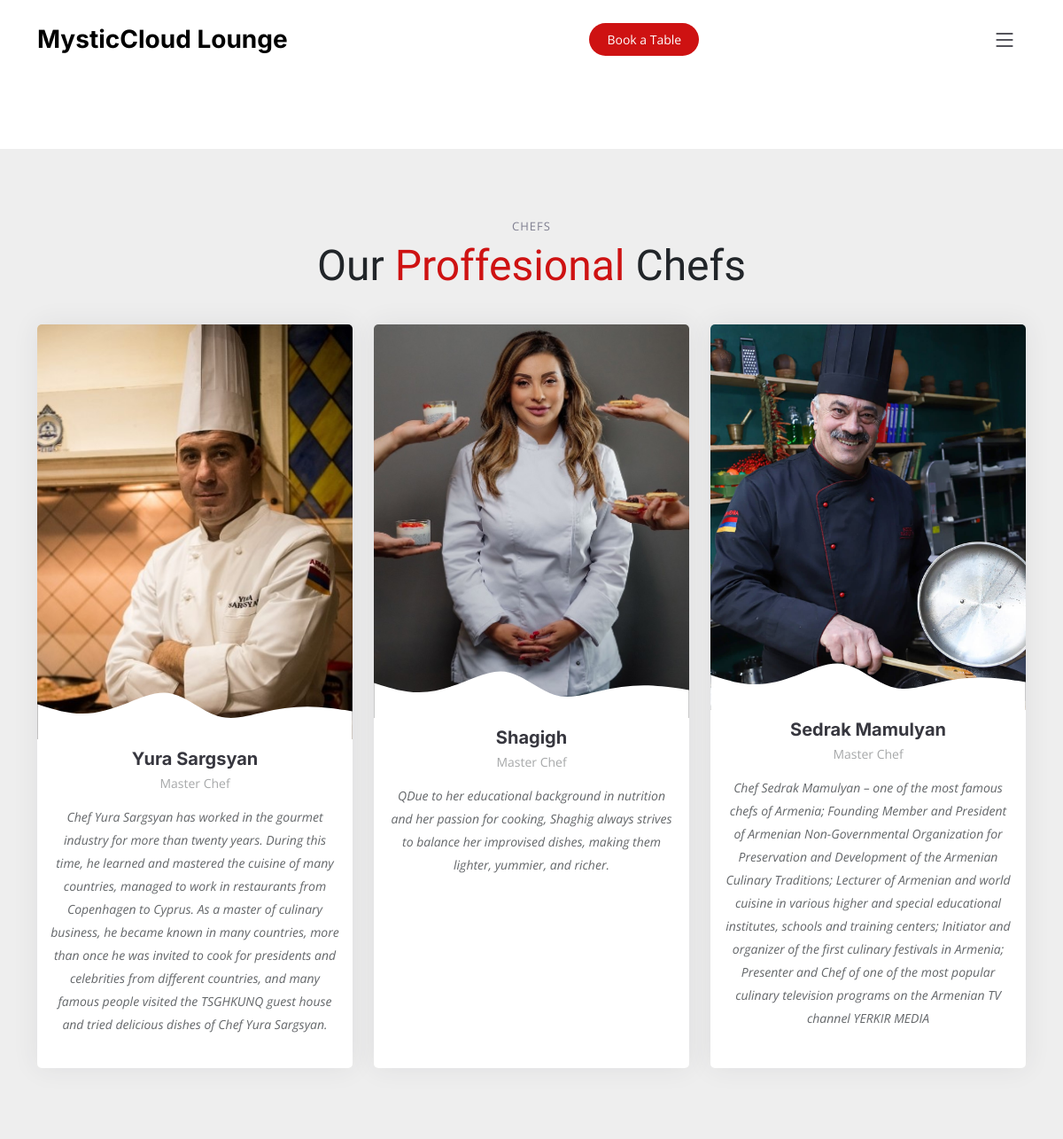
The page /our-chefs/ on the database its author committed.
### home/models.py (models this page shows)
class Chef(models.Model):
    name = models.CharField(max_length=50)
    bio = models.TextField()
    image = models.ImageField(upload_to=upload_chef)

### home/views.py (the view)
# urls.py: path('our-chefs/', ChefUsView.as_view(), name='our_chefs'),
class ChefUsView(View):
    template_name = "home/chefs.html"
    def get(self, request, *args, **kwargs):
        our_chefs = Chef.objects.all()
        context = {
            'our_chefs': our_chefs,
        }
        return render(request, self.template_name, context)

### templates/home/chefs.html (shortened to what this page needs)
{% extends 'base.html' %}
{% block content %}
<br>
<br>
<br>
<section id="chefs" class="chefs section-bg">
    <div class="container" data-aos="fade-up">
        <div class="section-header">
            <h2>Chefs</h2>
            <p>Our <span>Proffesional</span> Chefs</p>
        </div>
        <div class="row gy-4">
            {% for chef in our_chefs %}
            <div class="col-lg-4 col-md-6 d-flex align-items-stretch" data-aos="fade-up" data-aos-delay="100">
                <div class="chef-member">
                    <div class="member-img">
                        <img src="{{ chef.image.url }}" class="img-fluid" alt="">
                    </div>
                    <div class="member-info">
                        <h4>{{chef.name}}</h4>
                        <span>Master Chef</span>
                        <p>{{chef.bio}}</p>
                    </div>
                </div>
            </div>
            {% endfor %}
        </div>
    </div>
</section>
{% endblock %}

### static/css/main.css (style rules this page uses)
:root { --font-default: "Open Sans", system-ui, -apple-system, "Segoe UI", Roboto, "Helvetica Neue", Arial, "Noto Sans", "Liberation Sans", sans-serif, "Apple Color Emoji", "Segoe UI Emoji", "Segoe UI Symbol", "Noto Color Emoji"; --font-primary: "Amatic SC", sans-serif; --font-secondary: "Inter", sans-serif; }
:root { --color-default: #212529; --color-primary: #ce1212; --color-secondary: #37373f; }
:root { scroll-behavior: smooth; }
body { font-family: var(--font-default); color: var(--color-default); }
h1, h2, h3, h4, h5, h6 { font-family: var(--font-secondary); }
section { overflow: hidden; padding: 80px 0; }
.section-bg { background-color: #eee; }
.section-header { text-align: center; padding-bottom: 30px; }
.section-header h2 { font-size: 13px; letter-spacing: 1px; font-weight: 400; margin: 0; padding: 0; color: #7f7f90; text-transform: uppercase; font-family: var(--font-default); }
.section-header p { margin: 0; font-size: 48px; font-weight: 400; font-family: var(--font-primary); }
.section-header p span { color: var(--color-primary); }
section { scroll-margin-top: 90px; }
.chefs .chef-member { overflow: hidden; text-align: center; border-radius: 5px; background: #fff; box-shadow: 0px 0 30px rgba(55, 55, 63, 0.08); transition: 0.3s; }
.chefs .chef-member .member-img { position: relative; overflow: hidden; }
.chefs .chef-member .member-img:after { position: absolute; content: ""; left: 0; bottom: 0; height: 100%; width: 100%; background: url(../img/team-shape.svg) no-repeat center bottom; background-size: contain; z-index: 1; }
.chefs .chef-member .member-info { padding: 10px 15px 20px 15px; }
.chefs .chef-member .member-info h4 { font-weight: 700; margin-bottom: 5px; font-size: 20px; color: var(--color-secondary); }
.chefs .chef-member .member-info span { display: block; font-size: 14px; font-weight: 400; color: rgba(33, 37, 41, 0.4); }
.chefs .chef-member .member-info p { font-style: italic; font-size: 14px; padding-top: 15px; line-height: 26px; color: rgba(33, 37, 41, 0.7); }

### rows shown on the page
Chef: image (picture), name "Yura Sargsyan", bio "Chef Yura Sargsyan has worked in the gourmet industry for more than twenty years. During this time, he learned and mastered the cuisine of many countries, managed to work in restaurants from Copenhagen to Cyprus. As a master of culinary business, he became known in many countries, more than once he was invited to cook for presidents and celebrities from different countries, and many famous people visited the TSGHKUNQ guest house and tried delicious dishes of Chef Yura Sargsyan."
Chef: image (picture), name "Shagigh", bio "QDue to her educational background in nutrition and her passion for cooking, Shaghig always strives to balance her improvised dishes, making them lighter, yummier, and richer."
Chef: image (picture), name "Sedrak Mamulyan", bio "Chef Sedrak Mamulyan – one of the most famous chefs of Armenia; Founding Member and President of Armenian Non-Governmental Organization for Preservation and Development of the Armenian Culinary Traditions; Lecturer of Armenian and world cuisine in various higher and special educational institutes, schools and training centers; Initiator and organizer of the first culinary festivals in Armenia; Presenter and Chef of one of the most popular culinary television programs on the Armenian TV channel YERKIR MEDIA"
